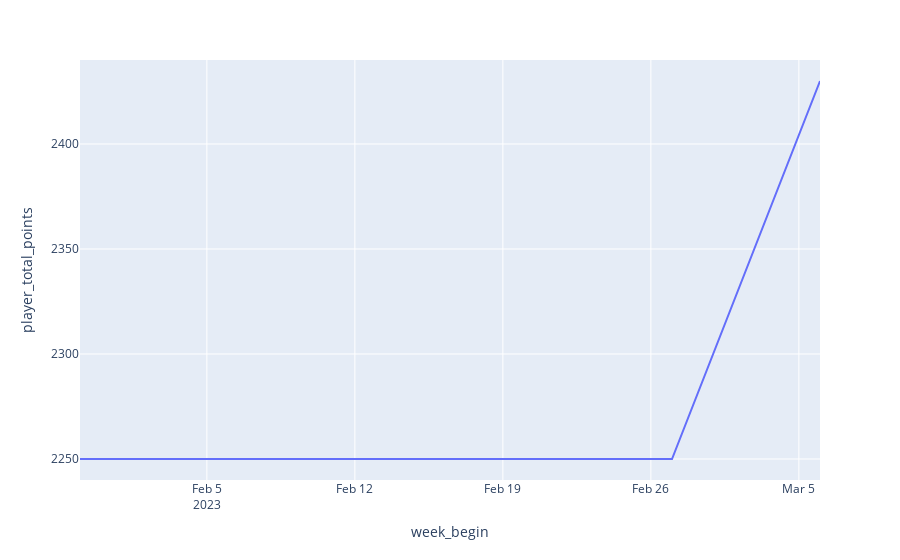

Notebook source saved alongside this figure:
### Code cell
novak_points = db.select("""
    SELECT * FROM players_points
    WHERE player_name = 'Novak Djokovic'
""")
novak_points
fig = px.line(novak_points, 'week_begin', 'player_total_points')
fig

### Figure 1 — Plotly figure (JSON) as saved in the notebook; plotly's stock layout.template omitted (floating-point values rounded to 4 significant figures)
{"data": [{"hovertemplate": "week_begin=%{x}<br>player_total_points=%{y}<extra></extra>", "legendgroup": "", "line": {"color": "#636efa", "dash": "solid"}, "marker": {"symbol": "circle"}, "mode": "lines", "name": "", "orientation": "v", "showlegend": false, "type": "scatter", "x": ["2023-01-30", "2023-02-06", "2023-02-13", "2023-02-20", "2023-02-27", "2023-03-06"], "xaxis": "x", "y": [2250, 2250, 2250, 2250, 2250, 2430], "yaxis": "y"}], "layout": {"legend": {"tracegroupgap": 0}, "margin": {"t": 60}, "xaxis": {"anchor": "y", "domain": [0, 1], "title": {"text": "week_begin"}}, "yaxis": {"anchor": "x", "domain": [0, 1], "title": {"text": "player_total_points"}}}}
